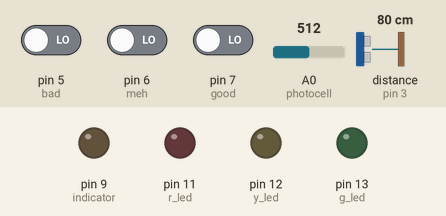
This sketch was run on a simulated Arduino Uno, built with avr-gcc and run on an emulated ATmega328P. On the bench: output pins drawn as LEDs (lit = HIGH). Wiring (inferred from the names in the program): ultrasonic range finder: trigger pin 2; echo pin 3. The test bench sets the inputs (shaded band); at power-on: distance to the obstacle (sensor on pin 3) 80 cm, pin 5 (bad) LOW, pin 7 (good) LOW, pin 6 (meh) LOW, A0 (photocell) = 512. The echo pulse lasts 58.3 µs per cm; pins used as bus, display or sensor lines are not drawn.

Above: at 1.2 s.
1.3 s: distance to the obstacle (sensor on pin 3) set to 18 cm
2.8 s: distance to the obstacle (sensor on pin 3) set to 14 cm
At 3.1 s:
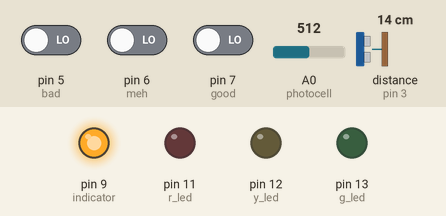
4.3 s: distance to the obstacle (sensor on pin 3) set to 35 cm
At 5.4 s:
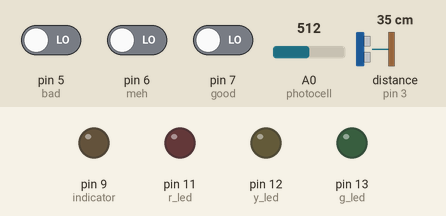
5.8 s: distance to the obstacle (sensor on pin 3) set to 2 cm
At 6.5 s:
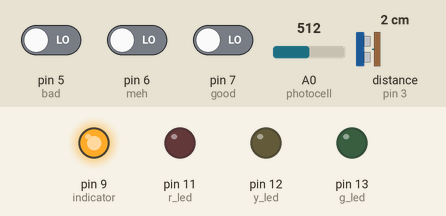
7.3 s: pin 5 (bad) driven HIGH
At 9.0 s:
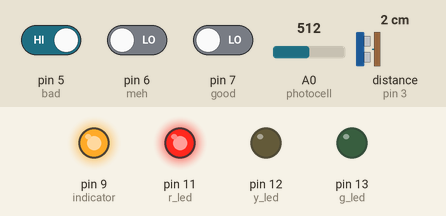
10.3 s: pin 7 (good) driven HIGH
At 13.1 s:
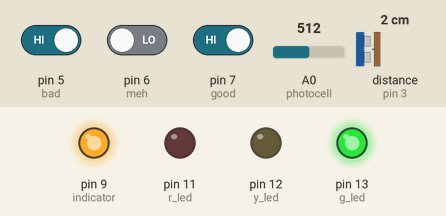
Timing chart, 0 to 28.6 s (numbered marks = the images above; inputs shaded):
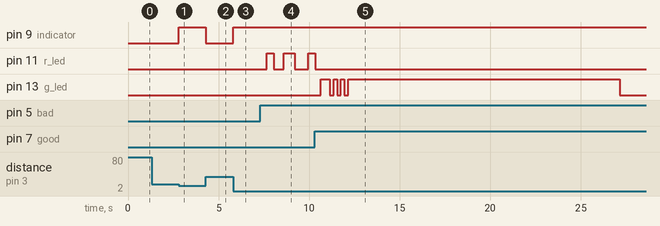

The sketch:

ultrasonicphoto-proto.ino
```cpp
int g_led = 13;
int y_led = 12;
int r_led = 11;
int indicator = 9;

int good = 7;
int meh = 6;
int bad = 5;

int g_light = LOW;
int y_light = LOW;
int r_light = LOW;

int g_press;
int lastg_press = LOW;
int m_press;
int lastm_press = LOW;
int b_press;
int lastb_press = LOW;

int photocell = A0;

int rangeTriggerPin = 2;
int rangeEchoPin = 3;

unsigned long lastDebounceTime = 0;
unsigned long debounceDelay = 50;

unsigned long lastLEDchange = 0;
unsigned long LEDoffDelay = 15000; // turn off the LEDs after 15 sec

long currentDistance; // (cm)

void setup() {
  Serial.begin(9600);
  pinMode(g_led, OUTPUT);
  pinMode(y_led, OUTPUT);
  pinMode(r_led, OUTPUT);
  pinMode(indicator, OUTPUT);

  pinMode(good, INPUT);
  pinMode(meh, INPUT);
  pinMode(bad, INPUT);

  pinMode(photocell, INPUT);

  pinMode(rangeTriggerPin, OUTPUT);
  pinMode(rangeEchoPin, INPUT);


  digitalWrite(g_led, g_light);
  digitalWrite(y_led, y_light);
  digitalWrite(r_led, r_light);
  digitalWrite(indicator, LOW);

}

void loop() {
  int lightvalue = analogRead(photocell);
  currentDistance = senseCurrentDistance();
//  Serial.println( currentDistance );
//  Serial.println( lightvalue );

  if(lightvalue > 75 && currentDistance < 15){
    digitalWrite(indicator, HIGH);
    debouncedButtons();
  } else{
    digitalWrite(indicator, LOW);
  }

  if(millis()-lastLEDchange > LEDoffDelay){
    g_light = LOW;
    y_light = LOW;
    r_light = LOW;
  }

  digitalWrite(g_led, g_light);
  digitalWrite(y_led, y_light);
  digitalWrite(r_led, r_light);
}

void debouncedButtons(){
  int g_reading = digitalRead(good);
  int m_reading = digitalRead(meh);
  int b_reading = digitalRead(bad);

  if(g_reading != lastg_press || m_reading != lastm_press || b_reading != lastb_press){
    lastDebounceTime = millis();
  }
  if ((millis() - lastDebounceTime) > debounceDelay){
    if(g_reading != g_press){
      g_press = g_reading;

      if(g_press == HIGH){
        g_light = HIGH;
        if(g_light == HIGH && (y_light == HIGH || r_light == HIGH)){
          y_light = LOW;
          r_light = LOW;
        }
        goodBlink();
      }
    }
    if(m_reading != m_press){
      m_press = m_reading;

      if(m_press == HIGH){
        y_light = HIGH;
        if(y_light == HIGH && (g_light == HIGH || r_light == HIGH)){
          g_light = LOW;
          r_light = LOW;
        }
        mehBlink();
      }
    }
    if(b_reading != b_press){
      b_press = b_reading;

      if(b_press == HIGH){
        r_light = HIGH;
        if(r_light == HIGH && (g_light == HIGH || y_light == HIGH)){
          g_light = LOW;
          y_light = LOW;
        }
        badBlink();
      }
    }
  }

  lastg_press = g_reading;
  lastm_press = m_reading;
  lastb_press = b_reading;
}

void goodBlink(){
  digitalWrite(g_led, LOW);
  digitalWrite(y_led, LOW);
  digitalWrite(r_led, LOW);
  delay(300);
  digitalWrite(g_led, HIGH);
  delay(500);
  digitalWrite(g_led, LOW);
  delay(200);
  digitalWrite(g_led, HIGH);
  delay(200);
  digitalWrite(g_led, LOW);
  delay(200);
  digitalWrite(g_led, HIGH);
  delay(200);
  digitalWrite(g_led, LOW);
  delay(200);
  digitalWrite(g_led, HIGH);
  lastLEDchange = millis();
}

void mehBlink(){
  digitalWrite(g_led, LOW);
  digitalWrite(y_led, LOW);
  digitalWrite(r_led, LOW);
  delay(300);
  digitalWrite(y_led, HIGH);
  delay(500);
  digitalWrite(y_led, LOW);
  delay(500);
  digitalWrite(y_led, HIGH);
  delay(500);
  digitalWrite(y_led, LOW);
  delay(500);
  digitalWrite(y_led, HIGH);
  lastLEDchange = millis();
}

void badBlink(){
  digitalWrite(g_led, LOW);
  digitalWrite(y_led, LOW);
  digitalWrite(r_led, LOW);
  delay(300);
  digitalWrite(r_led, HIGH);
  delay(400);
  digitalWrite(r_led, LOW);
  delay(550);
  digitalWrite(r_led, HIGH);
  delay(600);
  digitalWrite(r_led, LOW);
  delay(750);
  digitalWrite(r_led, HIGH);
  lastLEDchange = millis();
}

/**
 * Use the range finder to determine distance to the
 * closest object.
 **/
long senseCurrentDistance()
{
  // The PING is triggered by a HIGH pulse of 2 or more microseconds.
  // Give a short LOW pulse beforehand to ensure a clean HIGH pulse:
  digitalWrite(rangeTriggerPin, LOW);
  delayMicroseconds(2);
  digitalWrite(rangeTriggerPin, HIGH);
  delayMicroseconds(5);
  digitalWrite(rangeTriggerPin, LOW);

  // A different pin is used to read the signal from the PING: a HIGH
  // pulse whose duration is the time (in microseconds) from the sending
  // of the ping to the reception of its echo off of an object.
  long duration = pulseIn(rangeEchoPin, HIGH);

  return microsecondsToCentimeters( duration );
}

/**
 * Determine the distance based on how long it took to echo back.
 **/
long microsecondsToCentimeters(long microseconds)
{
  // The speed of sound is 340 m/s or 29 microseconds per centimeter.
  // The ping travels out and back, so to find the distance of the
  // object we take half of the distance travelled.
  return microseconds / 29 / 2;
}
```

Measured:
- the behaviour switches between 16 and 15 cm on distance to the obstacle (sensor on pin 3) (found by bisection; images 0 and 1)
- after the input at 1.3 s, every drawn part: stays the same
- after the input at 2.8 s, pin 9 (indicator): LOW → HIGH at once
- after the input at 4.3 s, pin 9 (indicator): HIGH → LOW at once
- after the input at 5.8 s, pin 9 (indicator): LOW → HIGH at once
- after the input at 7.3 s, pin 11 (r_led): goes HIGH 0.40 s, LOW 0.55 s, HIGH 0.60 s, LOW 0.75 s, then HIGH, starting after 0.35 s
- after the input at 10.3 s, pin 11 (r_led): HIGH → LOW after 0.05 s instead of 14.7 s; pin 13 (g_led): LOW → HIGH after 0.35 s, then repeats every 0.40 s: LOW 0.20 s, HIGH 0.20 s
